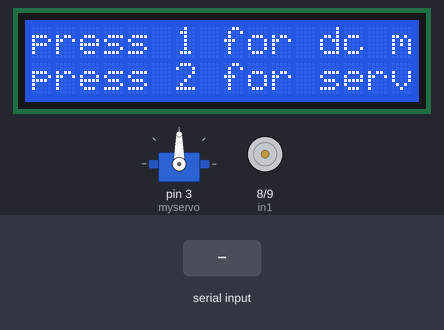
A sketch run on a simulated Arduino Uno, built with avr-gcc and run on an emulated ATmega328P. On the bench: 16×2 character LCD, servo, motor-driver pin pairs drawn as motors (green arrow = first pin HIGH = forward, orange = second pin HIGH = backward, longer = more drive). The inputs (shaded band) are chosen by the test bench. What the sketch prints to the serial monitor is not drawn.

Above: at 1.2 s.
1.3 s: "2" received over Serial
At 5.32 s:
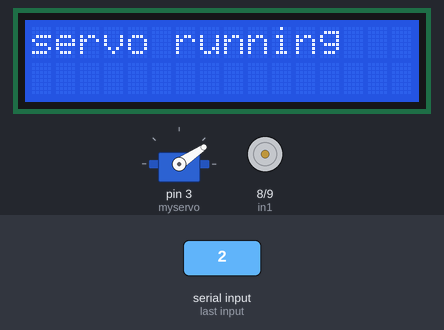
6.9 s: "0" received over Serial
At 9.2 s:
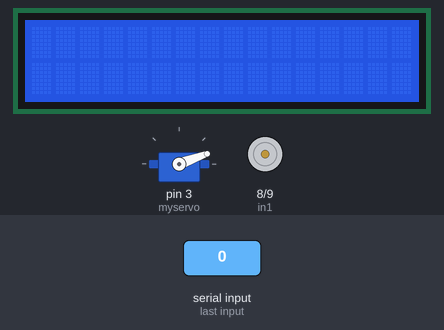
9.3 s: "1" received over Serial
13.6 s: "2" received over Serial
At 19.71 s:
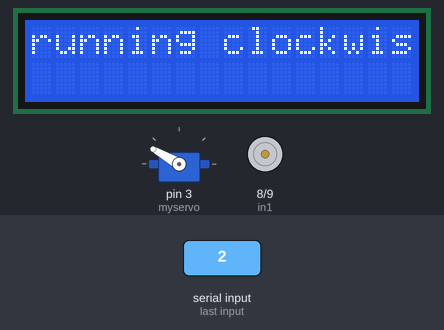
Timing chart, 0 to 30.5 s (numbered marks = the images above; inputs shaded):
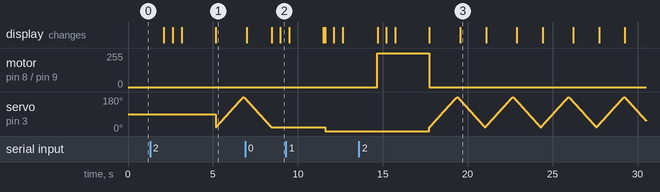

The sketch:

lcd-motor-servo-using-i2c.ino
```cpp
#include <avr/wdt.h>
#include<Wire.h>
#include<LiquidCrystal_I2C.h>
#include<Servo.h>
Servo myservo;
int val,val1,in1=8,in2=9;
uint8_t pos=0;
LiquidCrystal_I2C lcd(0x27,16,2);
void setup() {
  lcd.begin();
  lcd.backlight();
  Serial.begin(9600);// put your setup code here, to run once:
pinMode(in2,OUTPUT);
pinMode(in1,OUTPUT);
myservo.attach(3);//attach to only pwm pins
digitalWrite(in1,0);
digitalWrite(in2,0);


}

void loop() {
  lcd.setCursor(0,0);
lcd.print("press 1 for dc motor");
lcd.setCursor(0,1);
lcd.print("press 2 for servo");
delay(2000);
lcd.clear();

    if(Serial.available()>0)
    {lcd.setCursor(0,0);
    val=Serial.read();
    switch(val)
    { case 48:lcd.print("off");
              delay(100);
              digitalWrite(in1,0);
              digitalWrite(in2,0);
              myservo.write(0);
              lcd.clear();
              Serial.println(val);
              break;
      case 49:{lcd.print("dc motor running");
              Serial.println(val);
              myservo.write(0);
              digitalWrite(in1,1);
              digitalWrite(in2,0);
              lcd.clear();
               }break;
     case 50:do{Serial.println(val);
              digitalWrite(in1,0);
              digitalWrite(in2,0);//press2 for servo
             lcd.print("servo running");
             lcd.setCursor(0,1);
             for(pos=20;pos<=180;pos++)
             {myservo.write(pos);
             delay(10);
             }
             lcd.clear();
             lcd.print("running clockwise");
             for(pos=180;pos>=20;pos--)
             {myservo.write(pos);
             delay(10);
             }
             lcd.clear();
             }while(Serial.available()==0);
               break;
      default:digitalWrite(in1,0);
              digitalWrite(in2,0);
              myservo.write(0);
              break;

          }
    }
lcd.setCursor(0,0);
lcd.print("no data received");
delay(500);
lcd.clear();
delay(500);

}
```

Measured:
- after the input at 1.3 s, the display: first differs from a run without the input after 3.9 s (image 1)
- after the input at 6.9 s, servo on pin 3 (myservo): goes on until 8.4 s, then stays 20°; the display: first differs from a run without the input after 1.6 s (image 2 shows a later state)
